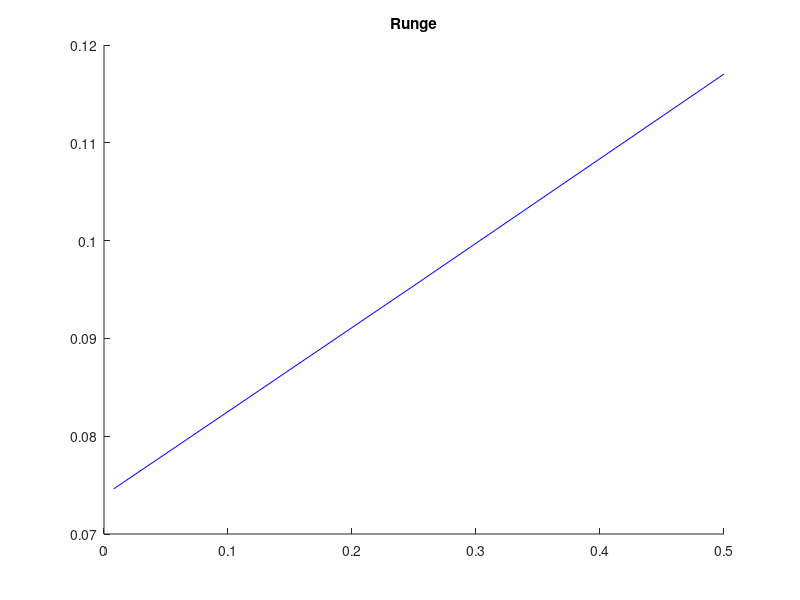
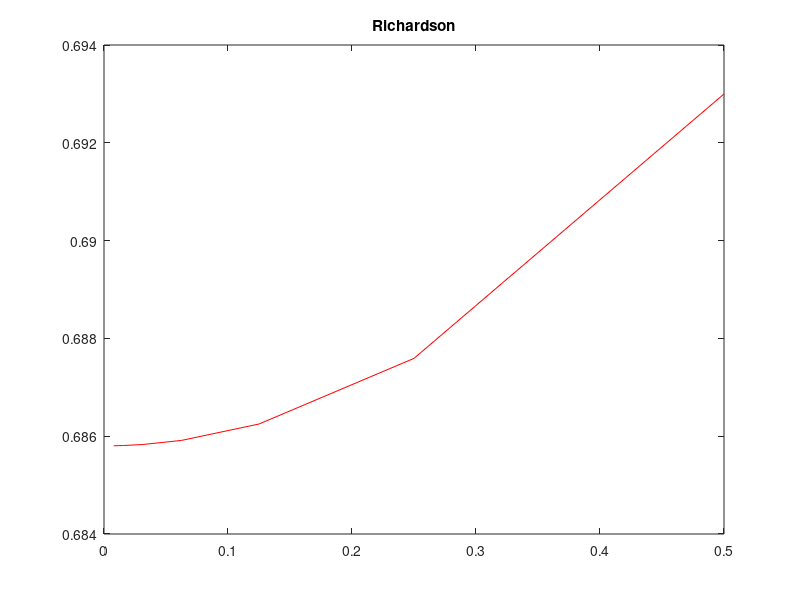
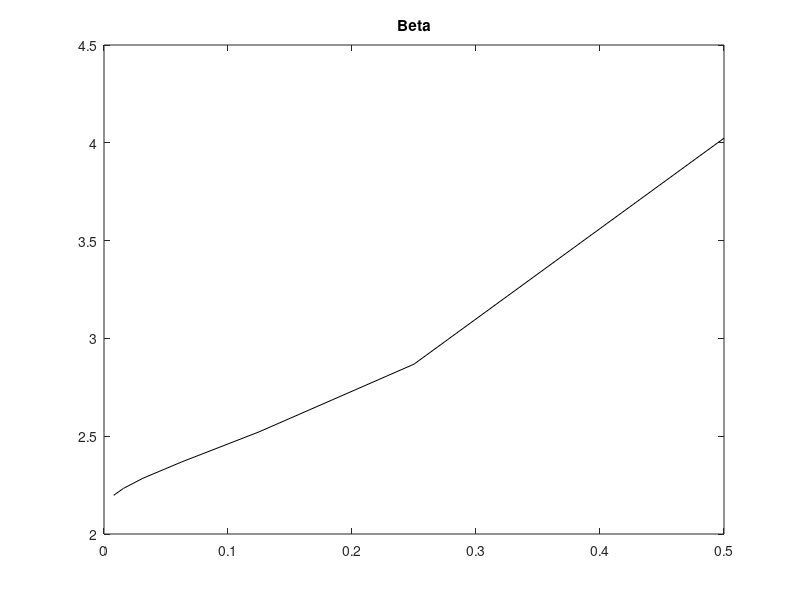

MATLAB code for these plots, in order:
clc
a=1;
b=8;
s=-cos(b)+cos(a);
h=1;
counter=0;
n=7;
alpha=1;
runge=1:n;
richardson=1:n;
beta=1:n;
arrayH=1:n;
for j=1:n
    h=h/2;
    int_left_rect=0;
    left_board=a;
    right_board=a+h;
    for i=a:h:b-h
        int_left_rect=int_left_rect+((right_board-left_board)*sin(left_board));
        left_board=left_board+h;
        right_board=right_board+h;
    end
     disp("left_reg")
     disp(int_left_rect)
        
     dh=h/2;
     left_board=a;
     right_board=a+dh;
     int_left_rect_2=0;
        
     for i=a:dh:b-dh
            int_left_rect_2=int_left_rect_2+((right_board-left_board)*sin(left_board));
            left_board=left_board+dh;
            right_board=right_board+dh;
     end
     disp("left_reg_2")
     disp(int_left_rect_2)
     runge(j)=((int_left_rect_2-int_left_rect)/(h^alpha))*((2^alpha)/((2^alpha)-1));
     richardson(j)=((2^alpha)*int_left_rect_2-int_left_rect)/((2^alpha)-1);
     beta(j)=log(abs( (s-richardson(j))/runge(j)))/log(h);
     arrayH(j)=h;
end
disp("runge (C)")
disp(runge)
disp("richardson")
disp(richardson)
disp('Beta')
disp(beta)

hold on
figure(1)
plot(arrayH,runge,"b")
title('Runge')
figure(2)
plot(arrayH,richardson,"r")
title('Richardson')
figure(3)
plot(arrayH,beta,"k")
title('Beta')
hold off
 